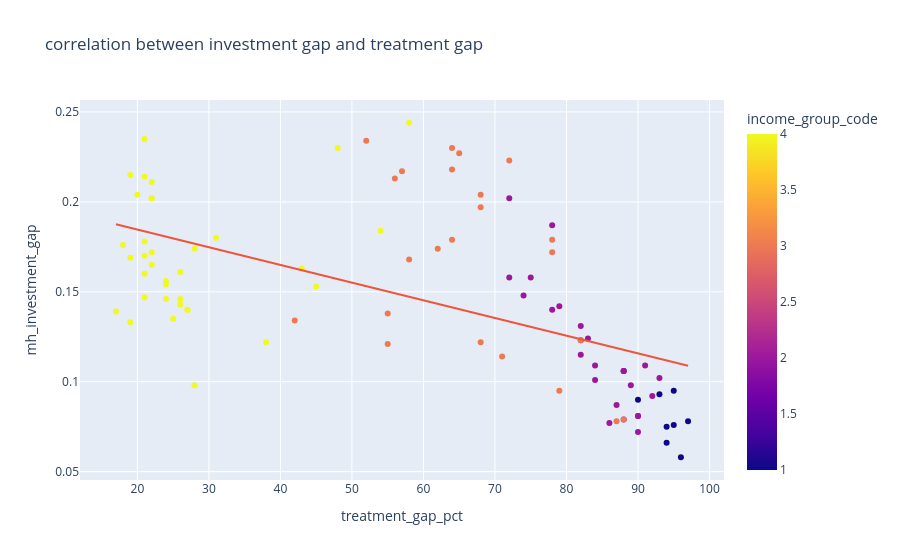

Notebook code for this chart:
### Code cell
fig3_5=px.scatter(df,
                  x='treatment_gap_pct',
                  y='mh_investment_gap',
                  color='income_group_code',
                  hover_name='country',
                  trendline='ols',
                  title='correlation between investment gap and treatment gap')
fig3_5.show()

### Figure 1 — Plotly figure (JSON) as saved in the notebook; plotly's stock layout.template omitted (floating-point values rounded to 4 significant figures)
{"data": [{"hovertemplate": "<b>%{hovertext}</b><br><br>treatment_gap_pct=%{x}<br>mh_investment_gap=%{y}<br>income_group_code=%{marker.color}<extra></extra>", "hovertext": ["Malawi", "Mozambique", "Ethiopia", "Zimbabwe", "Tanzania", "Uganda", "Lesotho", "Eswatini", "Ukraine", "Nigeria", "North Korea", "Ghana", "Kenya", "Iraq", "Bangladesh", "Nepal", "Pakistan", "Brazil", "Venezuela", "Myanmar", "Bolivia", "South Africa", "Cambodia", "Morocco", "Lebanon", "Papua New Guinea", "India", "Solomon Islands", "Tunisia", "Indonesia", "Egypt", "Iran", "Philippines", "Ecuador", "Sri Lanka", "Peru", "Jordan", "Colombia", "Vietnam", "Russia", "Uzbekistan", "Mexico", "Mongolia", "Thailand", "Fiji", "Georgia", "Azerbaijan", "Argentina", "Armenia", "Kazakhstan", "Malaysia", "Chile", "Turkey", "Costa Rica", "China", "Romania", "Hungary", "Portugal", "Saudi Arabia", "United States", "Serbia", "Poland", "Greece", "Lithuania", "Estonia", "Israel", "Cuba", "Slovenia", "Czech Republic", "South Korea", "New Zealand", "Hong Kong", "Australia", "France", "UAE", "Belgium", "Taiwan", "Canada", "United Kingdom", "Italy", "Japan", "Ireland", "Finland", "Spain", "Austria", "Germany", "Netherlands", "Sweden", "Denmark", "Singapore", "Switzerland", "Norway"], "legendgroup": "", "marker": {"color": [1, 1, 1, 1, 1, 1, 2, 2, 3, 2, 1, 2, 2, 2, 2, 1, 2, 3, 3, 2, 2, 3, 2, 2, 2, 2, 2, 2, 2, 2, 2, 2, 2, 3, 2, 3, 2, 3, 2, 3, 2, 3, 2, 3, 3, 3, 3, 3, 3, 3, 3, 4, 3, 3, 3, 3, 4, 4, 4, 4, 3, 4, 4, 4, 4, 4, 3, 4, 4, 4, 4, 4, 4, 4, 4, 4, 4, 4, 4, 4, 4, 4, 4, 4, 4, 4, 4, 4, 4, 4, 4, 4], "coloraxis": "coloraxis", "symbol": "circle"}, "mode": "markers", "name": "", "orientation": "v", "showlegend": false, "type": "scatter", "x": [97, 96, 95, 94, 94, 93, 93, 92, 62, 90, 95, 91, 89, 84, 90, 90, 88, 78, 88, 88, 87, 87, 86, 88, 78, 88, 84, 90, 82, 83, 79, 75, 78, 82, 82, 79, 74, 68, 82, 55, 72, 71, 72, 72, 78, 64, 68, 52, 64, 64, 65, 54, 68, 57, 55, 58, 43, 28, 58, 19, 56, 45, 31, 26, 25, 26, 42, 27, 38, 22, 21, 22, 22, 22, 48, 21, 24, 21, 22, 28, 26, 24, 19, 27, 21, 21, 21, 20, 19, 24, 17, 18], "xaxis": "x", "y": [0.078, 0.058, 0.095, 0.066, 0.075, 0.093, 0.102, 0.092, 0.174, 0.081, 0.076, 0.109, 0.098, 0.101, 0.072, 0.09, 0.079, 0.179, 0.079, 0.106, 0.087, 0.078, 0.077, 0.106, 0.187, 0.106, 0.109, 0.081, 0.123, 0.124, 0.142, 0.158, 0.14, 0.123, 0.131, 0.095, 0.148, 0.122, 0.115, 0.138, 0.158, 0.114, 0.202, 0.223, 0.172, 0.23, 0.204, 0.234, 0.218, 0.179, 0.227, 0.184, 0.197, 0.217, 0.121, 0.168, 0.163, 0.174, 0.244, 0.133, 0.213, 0.153, 0.18, 0.146, 0.135, 0.161, 0.134, 0.14, 0.122, 0.202, 0.214, 0.165, 0.202, 0.172, 0.23, 0.178, 0.156, 0.147, 0.211, 0.098, 0.143, 0.146, 0.215, 0.14, 0.16, 0.235, 0.17, 0.204, 0.169, 0.154, 0.139, 0.176], "yaxis": "y"}, {"hovertemplate": "<b>OLS trendline</b><br>mh_investment_gap = -0.000983525 * treatment_gap_pct + 0.204323<br>R<sup>2</sup>=0.319469<br><br>treatment_gap_pct=%{x}<br>mh_investment_gap=%{y} <b>(trend)</b><extra></extra>", "legendgroup": "", "marker": {"symbol": "circle"}, "mode": "lines", "name": "", "showlegend": false, "type": "scatter", "x": [17, 18, 19, 19, 19, 20, 21, 21, 21, 21, 21, 21, 22, 22, 22, 22, 22, 24, 24, 24, 25, 26, 26, 26, 27, 27, 28, 28, 31, 38, 42, 43, 45, 48, 52, 54, 55, 55, 56, 57, 58, 58, 62, 64, 64, 64, 65, 68, 68, 68, 71, 72, 72, 72, 74, 75, 78, 78, 78, 78, 79, 79, 82, 82, 82, 82, 83, 84, 84, 86, 87, 87, 88, 88, 88, 88, 88, 89, 90, 90, 90, 90, 91, 92, 93, 93, 94, 94, 95, 95, 96, 97], "xaxis": "x", "y": [0.1876, 0.1866, 0.1856, 0.1856, 0.1856, 0.1847, 0.1837, 0.1837, 0.1837, 0.1837, 0.1837, 0.1837, 0.1827, 0.1827, 0.1827, 0.1827, 0.1827, 0.1807, 0.1807, 0.1807, 0.1797, 0.1788, 0.1788, 0.1788, 0.1778, 0.1778, 0.1768, 0.1768, 0.1738, 0.1669, 0.163, 0.162, 0.1601, 0.1571, 0.1532, 0.1512, 0.1502, 0.1502, 0.1492, 0.1483, 0.1473, 0.1473, 0.1433, 0.1414, 0.1414, 0.1414, 0.1404, 0.1374, 0.1374, 0.1374, 0.1345, 0.1335, 0.1335, 0.1335, 0.1315, 0.1306, 0.1276, 0.1276, 0.1276, 0.1276, 0.1266, 0.1266, 0.1237, 0.1237, 0.1237, 0.1237, 0.1227, 0.1217, 0.1217, 0.1197, 0.1188, 0.1188, 0.1178, 0.1178, 0.1178, 0.1178, 0.1178, 0.1168, 0.1158, 0.1158, 0.1158, 0.1158, 0.1148, 0.1138, 0.1129, 0.1129, 0.1119, 0.1119, 0.1109, 0.1109, 0.1099, 0.1089], "yaxis": "y"}], "layout": {"coloraxis": {"colorbar": {"title": {"text": "income_group_code"}}, "colorscale": [[0, "#0d0887"], [0.1111, "#46039f"], [0.2222, "#7201a8"], [0.3333, "#9c179e"], [0.4444, "#bd3786"], [0.5556, "#d8576b"], [0.6667, "#ed7953"], [0.7778, "#fb9f3a"], [0.8889, "#fdca26"], [1, "#f0f921"]]}, "legend": {"tracegroupgap": 0}, "title": {"text": "correlation between investment gap and treatment gap"}, "xaxis": {"anchor": "y", "domain": [0, 1], "title": {"text": "treatment_gap_pct"}}, "yaxis": {"anchor": "x", "domain": [0, 1], "title": {"text": "mh_investment_gap"}}}}
